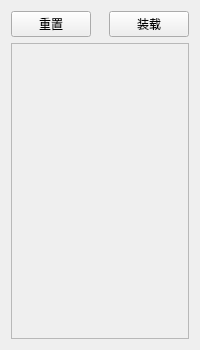
<?xml version="1.0" encoding="UTF-8"?>
<ui version="4.0">
 <class>load_place</class>
 <widget class="QWidget" name="load_place">
  <property name="geometry">
   <rect>
    <x>0</x>
    <y>0</y>
    <width>200</width>
    <height>350</height>
   </rect>
  </property>
  <property name="maximumSize">
   <size>
    <width>16777215</width>
    <height>16777215</height>
   </size>
  </property>
  <property name="windowTitle">
   <string>Form</string>
  </property>
  <layout class="QVBoxLayout" name="verticalLayout">
   <item>
    <layout class="QHBoxLayout" name="horizontalLayout">
     <item>
      <widget class="QPushButton" name="begin">
       <property name="text">
        <string>重置</string>
       </property>
      </widget>
     </item>
     <item>
      <spacer name="horizontalSpacer">
       <property name="orientation">
        <enum>Qt::Horizontal</enum>
       </property>
       <property name="sizeHint" stdset="0">
        <size>
         <width>40</width>
         <height>20</height>
        </size>
       </property>
      </spacer>
     </item>
     <item>
      <widget class="QPushButton" name="load">
       <property name="text">
        <string>装载</string>
       </property>
      </widget>
     </item>
    </layout>
   </item>
   <item>
    <widget class="QScrollArea" name="scrollArea">
     <property name="widgetResizable">
      <bool>true</bool>
     </property>
     <widget class="QWidget" name="input_zone">
      <property name="geometry">
       <rect>
        <x>0</x>
        <y>0</y>
        <width>180</width>
        <height>299</height>
       </rect>
      </property>
     </widget>
    </widget>
   </item>
  </layout>
 </widget>
 <resources/>
 <connections/>
</ui>
